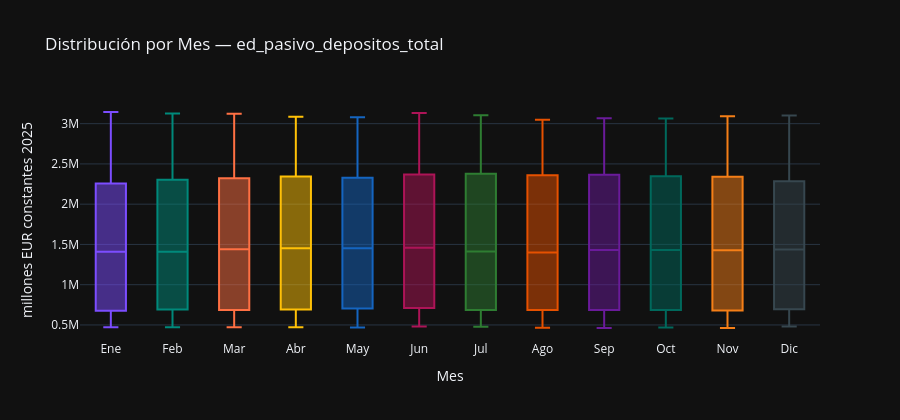

Notebook code for this chart:
### Markdown cell above
### Análisis:

`ed_pasivo_depositos_total` no contiene valores atípicos: el criterio IQR (1,5×) y el z-score (>3) identifican cero outliers. Los diez valores extremos corresponden a los puntos inicial y final de la trayectoria, no a anomalías. Los cinco mínimos se concentran entre agosto de 1974 y mayo de 1975, con el mínimo absoluto de 462.076,108 millones en noviembre de 1974. Los cinco máximos se sitúan todos en 2009, entre enero y julio, con el máximo absoluto de 3.144.888,332 millones en enero, lo que ubica el pico de la serie en el primer semestre de ese año. La ausencia de outliers es coherente con una serie de stock contable de evolución suave y reproduce el resultado de `ed_activo_total`.

### Code cell
if DATASET_CONFIG['frecuencia_original'] == 'trimestral':
    y_periodo = y.index.quarter.map({1:'T1', 2:'T2', 3:'T3', 4:'T4'})
    titulo_grupo = 'Trimestre'
    orden_periodos = ['T1', 'T2', 'T3', 'T4']
elif DATASET_CONFIG['frecuencia_original'] == 'mensual':
    meses = ['Ene','Feb','Mar','Abr','May','Jun','Jul','Ago','Sep','Oct','Nov','Dic']
    y_periodo = y.index.month.map({i+1: m for i, m in enumerate(meses)})
    titulo_grupo = 'Mes'
    orden_periodos = meses
else:
    meses = ['Ene','Feb','Mar','Abr','May','Jun','Jul','Ago','Sep','Oct','Nov','Dic']
    y_periodo = y.index.month.map({i+1: m for i, m in enumerate(meses)})
    titulo_grupo = 'Mes'
    orden_periodos = meses

colores_bp = ['#7C4DFF', '#00897B', '#FF7043', '#FFC107',
               '#1565C0', '#AD1457', '#2E7D32', '#E65100',
               '#6A1B9A', '#00695C', '#F57F17', '#37474F']

df_box = pd.DataFrame({
    'periodo': y_periodo.values,
    'valor': y.values,
    'fecha': y.index.strftime('%Y-%m-%d'),
})
df_box['periodo'] = pd.Categorical(df_box['periodo'],
                                    categories=[p for p in orden_periodos if p in df_box['periodo'].values],
                                    ordered=True)

fig = px.box(
    df_box, x='periodo', y='valor', color='periodo',
    hover_data=['fecha'],
    title=f'Distribución por {titulo_grupo} — {VAR_PRINCIPAL}',
    labels={'valor': UNIDADES, 'periodo': titulo_grupo, 'fecha': 'Fecha'},
    color_discrete_sequence=colores_bp,
    category_orders={'periodo': orden_periodos},
)
fig.update_layout(showlegend=False, height=420)
fig.show()

### Figure 1 — Plotly figure (JSON) as saved in the notebook; plotly's stock layout.template omitted (floating-point values rounded to 4 significant figures)
{"data": [{"alignmentgroup": "True", "customdata": [["1975-01-01"], ["1976-01-01"], ["1977-01-01"], ["1978-01-01"], ["1979-01-01"], ["1980-01-01"], ["1981-01-01"], ["1982-01-01"], ["1983-01-01"], ["1984-01-01"], ["1985-01-01"], ["1986-01-01"], ["1987-01-01"], ["1988-01-01"], ["1989-01-01"], ["1990-01-01"], ["1991-01-01"], ["1992-01-01"], ["1993-01-01"], ["1994-01-01"], ["1995-01-01"], ["1996-01-01"], ["1997-01-01"], ["1998-01-01"], ["1999-01-01"], ["2000-01-01"], ["2001-01-01"], ["2002-01-01"], ["2003-01-01"], ["2004-01-01"], ["2005-01-01"], ["2006-01-01"], ["2007-01-01"], ["2008-01-01"], ["2009-01-01"], ["2010-01-01"], ["2011-01-01"], ["2012-01-01"], ["2013-01-01"], ["2014-01-01"], ["2015-01-01"], ["2016-01-01"], ["2017-01-01"], ["2018-01-01"], ["2019-01-01"], ["2020-01-01"], ["2021-01-01"], ["2022-01-01"], ["2023-01-01"], ["2024-01-01"], ["2025-01-01"]], "hovertemplate": "Mes=%{x}<br>millones EUR constantes 2025=%{y}<br>Fecha=%{customdata[0]}<extra></extra>", "legendgroup": "Ene", "marker": {"color": "#7C4DFF"}, "name": "Ene", "notched": false, "offsetgroup": "Ene", "orientation": "v", "showlegend": true, "type": "box", "x": ["Ene", "Ene", "Ene", "Ene", "Ene", "Ene", "Ene", "Ene", "Ene", "Ene", "Ene", "Ene", "Ene", "Ene", "Ene", "Ene", "Ene", "Ene", "Ene", "Ene", "Ene", "Ene", "Ene", "Ene", "Ene", "Ene", "Ene", "Ene", "Ene", "Ene", "Ene", "Ene", "Ene", "Ene", "Ene", "Ene", "Ene", "Ene", "Ene", "Ene", "Ene", "Ene", "Ene", "Ene", "Ene", "Ene", "Ene", "Ene", "Ene", "Ene", "Ene"], "x0": " ", "xaxis": "x", "y": [472100.0, 495600.0, 510100.0, 488500.0, 487800.0, 507400.0, 537100.0, 562800.0, 580500.0, 610500.0, 646000.0, 652700.0, 665100.0, 709500.0, 759500.0, 795700.0, 861700.0, 914300.0, 949900.0, 1092000.0, 1128000.0, 1218000.0, 1239000.0, 1325000.0, 1379000.0, 1409000.0, 1528000.0, 1633000.0, 1690000.0, 1852000.0, 1960000.0, 2266000.0, 2550000.0, 2825000.0, 3145000.0, 3089000.0, 2948000.0, 2912000.0, 2761000.0, 2535000.0, 2466000.0, 2430000.0, 2236000.0, 2201000.0, 2169000.0, 2157000.0, 2427000.0, 2431000.0, 2208000.0, 2148000.0, 2200000.0], "y0": " ", "yaxis": "y"}, {"alignmentgroup": "True", "customdata": [["1975-02-01"], ["1976-02-01"], ["1977-02-01"], ["1978-02-01"], ["1979-02-01"], ["1980-02-01"], ["1981-02-01"], ["1982-02-01"], ["1983-02-01"], ["1984-02-01"], ["1985-02-01"], ["1986-02-01"], ["1987-02-01"], ["1988-02-01"], ["1989-02-01"], ["1990-02-01"], ["1991-02-01"], ["1992-02-01"], ["1993-02-01"], ["1994-02-01"], ["1995-02-01"], ["1996-02-01"], ["1997-02-01"], ["1998-02-01"], ["1999-02-01"], ["2000-02-01"], ["2001-02-01"], ["2002-02-01"], ["2003-02-01"], ["2004-02-01"], ["2005-02-01"], ["2006-02-01"], ["2007-02-01"], ["2008-02-01"], ["2009-02-01"], ["2010-02-01"], ["2011-02-01"], ["2012-02-01"], ["2013-02-01"], ["2014-02-01"], ["2015-02-01"], ["2016-02-01"], ["2017-02-01"], ["2018-02-01"], ["2019-02-01"], ["2020-02-01"], ["2021-02-01"], ["2022-02-01"], ["2023-02-01"], ["2024-02-01"], ["2025-02-01"]], "hovertemplate": "Mes=%{x}<br>millones EUR constantes 2025=%{y}<br>Fecha=%{customdata[0]}<extra></extra>", "legendgroup": "Feb", "marker": {"color": "#00897B"}, "name": "Feb", "notched": false, "offsetgroup": "Feb", "orientation": "v", "showlegend": true, "type": "box", "x": ["Feb", "Feb", "Feb", "Feb", "Feb", "Feb", "Feb", "Feb", "Feb", "Feb", "Feb", "Feb", "Feb", "Feb", "Feb", "Feb", "Feb", "Feb", "Feb", "Feb", "Feb", "Feb", "Feb", "Feb", "Feb", "Feb", "Feb", "Feb", "Feb", "Feb", "Feb", "Feb", "Feb", "Feb", "Feb", "Feb", "Feb", "Feb", "Feb", "Feb", "Feb", "Feb", "Feb", "Feb", "Feb", "Feb", "Feb", "Feb", "Feb", "Feb", "Feb"], "x0": " ", "xaxis": "x", "y": [470100.0, 496500.0, 507300.0, 490800.0, 491300.0, 509100.0, 540700.0, 571200.0, 589700.0, 606300.0, 661500.0, 650200.0, 682500.0, 718900.0, 778700.0, 804100.0, 895500.0, 907900.0, 983700.0, 1106000.0, 1143000.0, 1209000.0, 1237000.0, 1365000.0, 1382000.0, 1408000.0, 1529000.0, 1630000.0, 1731000.0, 1862000.0, 1977000.0, 2322000.0, 2584000.0, 2892000.0, 3125000.0, 3075000.0, 2950000.0, 2953000.0, 2780000.0, 2515000.0, 2465000.0, 2443000.0, 2247000.0, 2200000.0, 2163000.0, 2187000.0, 2435000.0, 2415000.0, 2185000.0, 2160000.0, 2218000.0], "y0": " ", "yaxis": "y"}, {"alignmentgroup": "True", "customdata": [["1975-03-01"], ["1976-03-01"], ["1977-03-01"], ["1978-03-01"], ["1979-03-01"], ["1980-03-01"], ["1981-03-01"], ["1982-03-01"], ["1983-03-01"], ["1984-03-01"], ["1985-03-01"], ["1986-03-01"], ["1987-03-01"], ["1988-03-01"], ["1989-03-01"], ["1990-03-01"], ["1991-03-01"], ["1992-03-01"], ["1993-03-01"], ["1994-03-01"], ["1995-03-01"], ["1996-03-01"], ["1997-03-01"], ["1998-03-01"], ["1999-03-01"], ["2000-03-01"], ["2001-03-01"], ["2002-03-01"], ["2003-03-01"], ["2004-03-01"], ["2005-03-01"], ["2006-03-01"], ["2007-03-01"], ["2008-03-01"], ["2009-03-01"], ["2010-03-01"], ["2011-03-01"], ["2012-03-01"], ["2013-03-01"], ["2014-03-01"], ["2015-03-01"], ["2016-03-01"], ["2017-03-01"], ["2018-03-01"], ["2019-03-01"], ["2020-03-01"], ["2021-03-01"], ["2022-03-01"], ["2023-03-01"], ["2024-03-01"], ["2025-03-01"]], "hovertemplate": "Mes=%{x}<br>millones EUR constantes 2025=%{y}<br>Fecha=%{customdata[0]}<extra></extra>", "legendgroup": "Mar", "marker": {"color": "#FF7043"}, "name": "Mar", "notched": false, "offsetgroup": "Mar", "orientation": "v", "showlegend": true, "type": "box", "x": ["Mar", "Mar", "Mar", "Mar", "Mar", "Mar", "Mar", "Mar", "Mar", "Mar", "Mar", "Mar", "Mar", "Mar", "Mar", "Mar", "Mar", "Mar", "Mar", "Mar", "Mar", "Mar", "Mar", "Mar", "Mar", "Mar", "Mar", "Mar", "Mar", "Mar", "Mar", "Mar", "Mar", "Mar", "Mar", "Mar", "Mar", "Mar", "Mar", "Mar", "Mar", "Mar", "Mar", "Mar", "Mar", "Mar", "Mar", "Mar", "Mar", "Mar", "Mar"], "x0": " ", "xaxis": "x", "y": [472600.0, 497400.0, 502600.0, 493900.0, 493400.0, 513900.0, 536800.0, 586100.0, 596300.0, 608600.0, 657500.0, 665700.0, 670800.0, 726800.0, 785000.0, 824700.0, 916100.0, 901400.0, 979500.0, 1076000.0, 1151000.0, 1214000.0, 1241000.0, 1330000.0, 1381000.0, 1440000.0, 1571000.0, 1651000.0, 1729000.0, 1863000.0, 2021000.0, 2336000.0, 2628000.0, 2867000.0, 3122000.0, 3063000.0, 2947000.0, 3019000.0, 2798000.0, 2525000.0, 2499000.0, 2408000.0, 2280000.0, 2232000.0, 2217000.0, 2278000.0, 2473000.0, 2368000.0, 2192000.0, 2138000.0, 2211000.0], "y0": " ", "yaxis": "y"}, {"alignmentgroup": "True", "customdata": [["1975-04-01"], ["1976-04-01"], ["1977-04-01"], ["1978-04-01"], ["1979-04-01"], ["1980-04-01"], ["1981-04-01"], ["1982-04-01"], ["1983-04-01"], ["1984-04-01"], ["1985-04-01"], ["1986-04-01"], ["1987-04-01"], ["1988-04-01"], ["1989-04-01"], ["1990-04-01"], ["1991-04-01"], ["1992-04-01"], ["1993-04-01"], ["1994-04-01"], ["1995-04-01"], ["1996-04-01"], ["1997-04-01"], ["1998-04-01"], ["1999-04-01"], ["2000-04-01"], ["2001-04-01"], ["2002-04-01"], ["2003-04-01"], ["2004-04-01"], ["2005-04-01"], ["2006-04-01"], ["2007-04-01"], ["2008-04-01"], ["2009-04-01"], ["2010-04-01"], ["2011-04-01"], ["2012-04-01"], ["2013-04-01"], ["2014-04-01"], ["2015-04-01"], ["2016-04-01"], ["2017-04-01"], ["2018-04-01"], ["2019-04-01"], ["2020-04-01"], ["2021-04-01"], ["2022-04-01"], ["2023-04-01"], ["2024-04-01"], ["2025-04-01"]], "hovertemplate": "Mes=%{x}<br>millones EUR constantes 2025=%{y}<br>Fecha=%{customdata[0]}<extra></extra>", "legendgroup": "Abr", "marker": {"color": "#FFC107"}, "name": "Abr", "notched": false, "offsetgroup": "Abr", "orientation": "v", "showlegend": true, "type": "box", "x": ["Abr", "Abr", "Abr", "Abr", "Abr", "Abr", "Abr", "Abr", "Abr", "Abr", "Abr", "Abr", "Abr", "Abr", "Abr", "Abr", "Abr", "Abr", "Abr", "Abr", "Abr", "Abr", "Abr", "Abr", "Abr", "Abr", "Abr", "Abr", "Abr", "Abr", "Abr", "Abr", "Abr", "Abr", "Abr", "Abr", "Abr", "Abr", "Abr", "Abr", "Abr", "Abr", "Abr", "Abr", "Abr", "Abr", "Abr", "Abr", "Abr", "Abr", "Abr"], "x0": " ", "xaxis": "x", "y": [470100.0, 498200.0, 502800.0, 485700.0, 489800.0, 517500.0, 541300.0, 588300.0, 583200.0, 610000.0, 663400.0, 664000.0, 681000.0, 730200.0, 786000.0, 848200.0, 890400.0, 897800.0, 1013000.0, 1065000.0, 1133000.0, 1205000.0, 1236000.0, 1305000.0, 1343000.0, 1454000.0, 1565000.0, 1649000.0, 1768000.0, 1873000.0, 2020000.0, 2359000.0, 2599000.0, 2876000.0, 3085000.0, 3025000.0, 2904000.0, 2919000.0, 2743000.0, 2476000.0, 2420000.0, 2390000.0, 2236000.0, 2181000.0, 2168000.0, 2296000.0, 2435000.0, 2409000.0, 2175000.0, 2123000.0, 2214000.0], "y0": " ", "yaxis": "y"}, {"alignmentgroup": "True", "customdata": [["1975-05-01"], ["1976-05-01"], ["1977-05-01"], ["1978-05-01"], ["1979-05-01"], ["1980-05-01"], ["1981-05-01"], ["1982-05-01"], ["1983-05-01"], ["1984-05-01"], ["1985-05-01"], ["1986-05-01"], ["1987-05-01"], ["1988-05-01"], ["1989-05-01"], ["1990-05-01"], ["1991-05-01"], ["1992-05-01"], ["1993-05-01"], ["1994-05-01"], ["1995-05-01"], ["1996-05-01"], ["1997-05-01"], ["1998-05-01"], ["1999-05-01"], ["2000-05-01"], ["2001-05-01"], ["2002-05-01"], ["2003-05-01"], ["2004-05-01"], ["2005-05-01"], ["2006-05-01"], ["2007-05-01"], ["2008-05-01"], ["2009-05-01"], ["2010-05-01"], ["2011-05-01"], ["2012-05-01"], ["2013-05-01"], ["2014-05-01"], ["2015-05-01"], ["2016-05-01"], ["2017-05-01"], ["2018-05-01"], ["2019-05-01"], ["2020-05-01"], ["2021-05-01"], ["2022-05-01"], ["2023-05-01"], ["2024-05-01"], ["2025-05-01"]], "hovertemplate": "Mes=%{x}<br>millones EUR constantes 2025=%{y}<br>Fecha=%{customdata[0]}<extra></extra>", "legendgroup": "May", "marker": {"color": "#1565C0"}, "name": "May", "notched": false, "offsetgroup": "May", "orientation": "v", "showlegend": true, "type": "box", "x": ["May", "May", "May", "May", "May", "May", "May", "May", "May", "May", "May", "May", "May", "May", "May", "May", "May", "May", "May", "May", "May", "May", "May", "May", "May", "May", "May", "May", "May", "May", "May", "May", "May", "May", "May", "May", "May", "May", "May", "May", "May", "May", "May", "May", "May", "May", "May", "May", "May", "May", "May"], "x0": " ", "xaxis": "x", "y": [469600.0, 482100.0, 505500.0, 483600.0, 487100.0, 517100.0, 545800.0, 581600.0, 582700.0, 619800.0, 663700.0, 666400.0, 695000.0, 735500.0, 799600.0, 856700.0, 902100.0, 896900.0, 1048000.0, 1079000.0, 1142000.0, 1195000.0, 1248000.0, 1308000.0, 1369000.0, 1453000.0, 1564000.0, 1663000.0, 1755000.0, 1870000.0, 2037000.0, 2321000.0, 2624000.0, 2874000.0, 3081000.0, 3072000.0, 2942000.0, 2962000.0, 2694000.0, 2491000.0, 2414000.0, 2361000.0, 2236000.0, 2189000.0, 2174000.0, 2330000.0, 2446000.0, 2382000.0, 2200000.0, 2132000.0, 2250000.0], "y0": " ", "yaxis": "y"}, {"alignmentgroup": "True", "customdata": [["1975-06-01"], ["1976-06-01"], ["1977-06-01"], ["1978-06-01"], ["1979-06-01"], ["1980-06-01"], ["1981-06-01"], ["1982-06-01"], ["1983-06-01"], ["1984-06-01"], ["1985-06-01"], ["1986-06-01"], ["1987-06-01"], ["1988-06-01"], ["1989-06-01"], ["1990-06-01"], ["1991-06-01"], ["1992-06-01"], ["1993-06-01"], ["1994-06-01"], ["1995-06-01"], ["1996-06-01"], ["1997-06-01"], ["1998-06-01"], ["1999-06-01"], ["2000-06-01"], ["2001-06-01"], ["2002-06-01"], ["2003-06-01"], ["2004-06-01"], ["2005-06-01"], ["2006-06-01"], ["2007-06-01"], ["2008-06-01"], ["2009-06-01"], ["2010-06-01"], ["2011-06-01"], ["2012-06-01"], ["2013-06-01"], ["2014-06-01"], ["2015-06-01"], ["2016-06-01"], ["2017-06-01"], ["2018-06-01"], ["2019-06-01"], ["2020-06-01"], ["2021-06-01"], ["2022-06-01"], ["2023-06-01"], ["2024-06-01"], ["2025-06-01"]], "hovertemplate": "Mes=%{x}<br>millones EUR constantes 2025=%{y}<br>Fecha=%{customdata[0]}<extra></extra>", "legendgroup": "Jun", "marker": {"color": "#AD1457"}, "name": "Jun", "notched": false, "offsetgroup": "Jun", "orientation": "v", "showlegend": true, "type": "box", "x": ["Jun", "Jun", "Jun", "Jun", "Jun", "Jun", "Jun", "Jun", "Jun", "Jun", "Jun", "Jun", "Jun", "Jun", "Jun", "Jun", "Jun", "Jun", "Jun", "Jun", "Jun", "Jun", "Jun", "Jun", "Jun", "Jun", "Jun", "Jun", "Jun", "Jun", "Jun", "Jun", "Jun", "Jun", "Jun", "Jun", "Jun", "Jun", "Jun", "Jun", "Jun", "Jun", "Jun", "Jun", "Jun", "Jun", "Jun", "Jun", "Jun", "Jun", "Jun"], "x0": " ", "xaxis": "x", "y": [480300.0, 492400.0, 503100.0, 492500.0, 501100.0, 521400.0, 555400.0, 592500.0, 595700.0, 626800.0, 669200.0, 681500.0, 697700.0, 748000.0, 814100.0, 858800.0, 913100.0, 904500.0, 1068000.0, 1115000.0, 1155000.0, 1213000.0, 1281000.0, 1348000.0, 1398000.0, 1458000.0, 1585000.0, 1671000.0, 1771000.0, 1915000.0, 2146000.0, 2355000.0, 2695000.0, 2917000.0, 3133000.0, 3074000.0, 2978000.0, 3003000.0, 2717000.0, 2487000.0, 2423000.0, 2372000.0, 2274000.0, 2199000.0, 2202000.0, 2436000.0, 2469000.0, 2388000.0, 2161000.0, 2125000.0, 2234000.0], "y0": " ", "yaxis": "y"}, {"alignmentgroup": "True", "customdata": [["1974-07-01"], ["1975-07-01"], ["1976-07-01"], ["1977-07-01"], ["1978-07-01"], ["1979-07-01"], ["1980-07-01"], ["1981-07-01"], ["1982-07-01"], ["1983-07-01"], ["1984-07-01"], ["1985-07-01"], ["1986-07-01"], ["1987-07-01"], ["1988-07-01"], ["1989-07-01"], ["1990-07-01"], ["1991-07-01"], ["1992-07-01"], ["1993-07-01"], ["1994-07-01"], ["1995-07-01"], ["1996-07-01"], ["1997-07-01"], ["1998-07-01"], ["1999-07-01"], ["2000-07-01"], ["2001-07-01"], ["2002-07-01"], ["2003-07-01"], ["2004-07-01"], ["2005-07-01"], ["2006-07-01"], ["2007-07-01"], ["2008-07-01"], ["2009-07-01"], ["2010-07-01"], ["2011-07-01"], ["2012-07-01"], ["2013-07-01"], ["2014-07-01"], ["2015-07-01"], ["2016-07-01"], ["2017-07-01"], ["2018-07-01"], ["2019-07-01"], ["2020-07-01"], ["2021-07-01"], ["2022-07-01"], ["2023-07-01"], ["2024-07-01"], ["2025-07-01"]], "hovertemplate": "Mes=%{x}<br>millones EUR constantes 2025=%{y}<br>Fecha=%{customdata[0]}<extra></extra>", "legendgroup": "Jul", "marker": {"color": "#2E7D32"}, "name": "Jul", "notched": false, "offsetgroup": "Jul", "orientation": "v", "showlegend": true, "type": "box", "x": ["Jul", "Jul", "Jul", "Jul", "Jul", "Jul", "Jul", "Jul", "Jul", "Jul", "Jul", "Jul", "Jul", "Jul", "Jul", "Jul", "Jul", "Jul", "Jul", "Jul", "Jul", "Jul", "Jul", "Jul", "Jul", "Jul", "Jul", "Jul", "Jul", "Jul", "Jul", "Jul", "Jul", "Jul", "Jul", "Jul", "Jul", "Jul", "Jul", "Jul", "Jul", "Jul", "Jul", "Jul", "Jul", "Jul", "Jul", "Jul", "Jul", "Jul", "Jul", "Jul"], "x0": " ", "xaxis": "x", "y": [476100.0, 486100.0, 506500.0, 506700.0, 493700.0, 504100.0, 527600.0, 558500.0, 602400.0, 597400.0, 647900.0, 668800.0, 659100.0, 700700.0, 747700.0, 834900.0, 859100.0, 891900.0, 903200.0, 1106000.0, 1119000.0, 1175000.0, 1227000.0, 1283000.0, 1358000.0, 1382000.0, 1442000.0, 1559000.0, 1679000.0, 1778000.0, 1933000.0, 2198000.0, 2406000.0, 2704000.0, 2937000.0, 3103000.0, 3050000.0, 2967000.0, 2943000.0, 2644000.0, 2494000.0, 2417000.0, 2355000.0, 2275000.0, 2187000.0, 2174000.0, 2441000.0, 2482000.0, 2398000.0, 2140000.0, 2145000.0, 2257000.0], "y0": " ", "yaxis": "y"}, {"alignmentgroup": "True", "customdata": [["1974-08-01"], ["1975-08-01"], ["1976-08-01"], ["1977-08-01"], ["1978-08-01"], ["1979-08-01"], ["1980-08-01"], ["1981-08-01"], ["1982-08-01"], ["1983-08-01"], ["1984-08-01"], ["1985-08-01"], ["1986-08-01"], ["1987-08-01"], ["1988-08-01"], ["1989-08-01"], ["1990-08-01"], ["1991-08-01"], ["1992-08-01"], ["1993-08-01"], ["1994-08-01"], ["1995-08-01"], ["1996-08-01"], ["1997-08-01"], ["1998-08-01"], ["1999-08-01"], ["2000-08-01"], ["2001-08-01"], ["2002-08-01"], ["2003-08-01"], ["2004-08-01"], ["2005-08-01"], ["2006-08-01"], ["2007-08-01"], ["2008-08-01"], ["2009-08-01"], ["2010-08-01"], ["2011-08-01"], ["2012-08-01"], ["2013-08-01"], ["2014-08-01"], ["2015-08-01"], ["2016-08-01"], ["2017-08-01"], ["2018-08-01"], ["2019-08-01"], ["2020-08-01"], ["2021-08-01"], ["2022-08-01"], ["2023-08-01"], ["2024-08-01"], ["2025-08-01"]], "hovertemplate": "Mes=%{x}<br>millones EUR constantes 2025=%{y}<br>Fecha=%{customdata[0]}<extra></extra>", "legendgroup": "Ago", "marker": {"color": "#E65100"}, "name": "Ago", "notched": false, "offsetgroup": "Ago", "orientation": "v", "showlegend": true, "type": "box", "x": ["Ago", "Ago", "Ago", "Ago", "Ago", "Ago", "Ago", "Ago", "Ago", "Ago", "Ago", "Ago", "Ago", "Ago", "Ago", "Ago", "Ago", "Ago", "Ago", "Ago", "Ago", "Ago", "Ago", "Ago", "Ago", "Ago", "Ago", "Ago", "Ago", "Ago", "Ago", "Ago", "Ago", "Ago", "Ago", "Ago", "Ago", "Ago", "Ago", "Ago", "Ago", "Ago", "Ago", "Ago", "Ago", "Ago", "Ago", "Ago", "Ago", "Ago", "Ago", "Ago"], "x0": " ", "xaxis": "x", "y": [465000.0, 478900.0, 500600.0, 486700.0, 481000.0, 499200.0, 527600.0, 549700.0, 600900.0, 598100.0, 645300.0, 662500.0, 657100.0, 705700.0, 736500.0, 827800.0, 845900.0, 898900.0, 901400.0, 1092000.0, 1115000.0, 1145000.0, 1190000.0, 1266000.0, 1343000.0, 1369000.0, 1432000.0, 1540000.0, 1668000.0, 1800000.0, 1903000.0, 2134000.0, 2387000.0, 2708000.0, 2973000.0, 3047000.0, 3039000.0, 2932000.0, 2876000.0, 2620000.0, 2468000.0, 2401000.0, 2337000.0, 2259000.0, 2186000.0, 2189000.0, 2438000.0, 2480000.0, 2380000.0, 2115000.0, 2159000.0, 2288000.0], "y0": " ", "yaxis": "y"}, {"alignmentgroup": "True", "customdata": [["1974-09-01"], ["1975-09-01"], ["1976-09-01"], ["1977-09-01"], ["1978-09-01"], ["1979-09-01"], ["1980-09-01"], ["1981-09-01"], ["1982-09-01"], ["1983-09-01"], ["1984-09-01"], ["1985-09-01"], ["1986-09-01"], ["1987-09-01"], ["1988-09-01"], ["1989-09-01"], ["1990-09-01"], ["1991-09-01"], ["1992-09-01"], ["1993-09-01"], ["1994-09-01"], ["1995-09-01"], ["1996-09-01"], ["1997-09-01"], ["1998-09-01"], ["1999-09-01"], ["2000-09-01"], ["2001-09-01"], ["2002-09-01"], ["2003-09-01"], ["2004-09-01"], ["2005-09-01"], ["2006-09-01"], ["2007-09-01"], ["2008-09-01"], ["2009-09-01"], ["2010-09-01"], ["2011-09-01"], ["2012-09-01"], ["2013-09-01"], ["2014-09-01"], ["2015-09-01"], ["2016-09-01"], ["2017-09-01"], ["2018-09-01"], ["2019-09-01"], ["2020-09-01"], ["2021-09-01"], ["2022-09-01"], ["2023-09-01"], ["2024-09-01"], ["2025-09-01"]], "hovertemplate": "Mes=%{x}<br>millones EUR constantes 2025=%{y}<br>Fecha=%{customdata[0]}<extra></extra>", "legendgroup": "Sep", "marker": {"color": "#6A1B9A"}, "name": "Sep", "notched": false, "offsetgroup": "Sep", "orientation": "v", "showlegend": true, "type": "box", "x": ["Sep", "Sep", "Sep", "Sep", "Sep", "Sep", "Sep", "Sep", "Sep", "Sep", "Sep", "Sep", "Sep", "Sep", "Sep", "Sep", "Sep", "Sep", "Sep", "Sep", "Sep", "Sep", "Sep", "Sep", "Sep", "Sep", "Sep", "Sep", "Sep", "Sep", "Sep", "Sep", "Sep", "Sep", "Sep", "Sep", "Sep", "Sep", "Sep", "Sep", "Sep", "Sep", "Sep", "Sep", "Sep", "Sep", "Sep", "Sep", "Sep", "Sep", "Sep", "Sep"], "x0": " ", "xaxis": "x", "y": [462600.0, 476000.0, 500800.0, 484100.0, 483600.0, 499400.0, 529300.0, 552100.0, 607200.0, 602900.0, 652800.0, 669700.0, 662900.0, 700800.0, 746400.0, 826500.0, 849100.0, 909800.0, 940200.0, 1080000.0, 1108000.0, 1167000.0, 1226000.0, 1282000.0, 1342000.0, 1391000.0, 1472000.0, 1583000.0, 1687000.0, 1794000.0, 1932000.0, 2177000.0, 2456000.0, 2776000.0, 3002000.0, 3067000.0, 3010000.0, 2918000.0, 2862000.0, 2620000.0, 2471000.0, 2436000.0, 2332000.0, 2272000.0, 2169000.0, 2170000.0, 2438000.0, 2460000.0, 2399000.0, 2134000.0, 2175000.0, 2285000.0], "y0": " ", "yaxis": "y"}, {"alignmentgroup": "True", "customdata": [["1974-10-01"], ["1975-10-01"], ["1976-10-01"], ["1977-10-01"], ["1978-10-01"], ["1979-10-01"], ["1980-10-01"], ["1981-10-01"], ["1982-10-01"], ["1983-10-01"], ["1984-10-01"], ["1985-10-01"], ["1986-10-01"], ["1987-10-01"], ["1988-10-01"], ["1989-10-01"], ["1990-10-01"], ["1991-10-01"], ["1992-10-01"], ["1993-10-01"], ["1994-10-01"], ["1995-10-01"], ["1996-10-01"], ["1997-10-01"], ["1998-10-01"], ["1999-10-01"], ["2000-10-01"], ["2001-10-01"], ["2002-10-01"], ["2003-10-01"], ["2004-10-01"], ["2005-10-01"], ["2006-10-01"], ["2007-10-01"], ["2008-10-01"], ["2009-10-01"], ["2010-10-01"], ["2011-10-01"], ["2012-10-01"], ["2013-10-01"], ["2014-10-01"], ["2015-10-01"], ["2016-10-01"], ["2017-10-01"], ["2018-10-01"], ["2019-10-01"], ["2020-10-01"], ["2021-10-01"], ["2022-10-01"], ["2023-10-01"], ["2024-10-01"], ["2025-10-01"]], "hovertemplate": "Mes=%{x}<br>millones EUR constantes 2025=%{y}<br>Fecha=%{customdata[0]}<extra></extra>", "legendgroup": "Oct", "marker": {"color": "#00695C"}, "name": "Oct", "notched": false, "offsetgroup": "Oct", "orientation": "v", "showlegend": true, "type": "box", "x": ["Oct", "Oct", "Oct", "Oct", "Oct", "Oct", "Oct", "Oct", "Oct", "Oct", "Oct", "Oct", "Oct", "Oct", "Oct", "Oct", "Oct", "Oct", "Oct", "Oct", "Oct", "Oct", "Oct", "Oct", "Oct", "Oct", "Oct", "Oct", "Oct", "Oct", "Oct", "Oct", "Oct", "Oct", "Oct", "Oct", "Oct", "Oct", "Oct", "Oct", "Oct", "Oct", "Oct", "Oct", "Oct", "Oct", "Oct", "Oct", "Oct", "Oct", "Oct", "Oct"], "x0": " ", "xaxis": "x", "y": [469300.0, 486400.0, 504600.0, 479600.0, 478100.0, 501000.0, 532300.0, 551400.0, 606800.0, 599000.0, 653400.0, 667100.0, 662500.0, 702500.0, 746100.0, 815600.0, 852800.0, 895500.0, 960200.0, 1069000.0, 1100000.0, 1168000.0, 1230000.0, 1274000.0, 1357000.0, 1391000.0, 1470000.0, 1596000.0, 1697000.0, 1800000.0, 1937000.0, 2210000.0, 2482000.0, 2783000.0, 3065000.0, 3024000.0, 2992000.0, 2876000.0, 2812000.0, 2566000.0, 2462000.0, 2419000.0, 2276000.0, 2267000.0, 2126000.0, 2155000.0, 2412000.0, 2416000.0, 2383000.0, 2122000.0, 2177000.0, 2313000.0], "y0": " ", "yaxis": "y"}, {"alignmentgroup": "True", "customdata": [["1974-11-01"], ["1975-11-01"], ["1976-11-01"], ["1977-11-01"], ["1978-11-01"], ["1979-11-01"], ["1980-11-01"], ["1981-11-01"], ["1982-11-01"], ["1983-11-01"], ["1984-11-01"], ["1985-11-01"], ["1986-11-01"], ["1987-11-01"], ["1988-11-01"], ["1989-11-01"], ["1990-11-01"], ["1991-11-01"], ["1992-11-01"], ["1993-11-01"], ["1994-11-01"], ["1995-11-01"], ["1996-11-01"], ["1997-11-01"], ["1998-11-01"], ["1999-11-01"], ["2000-11-01"], ["2001-11-01"], ["2002-11-01"], ["2003-11-01"], ["2004-11-01"], ["2005-11-01"], ["2006-11-01"], ["2007-11-01"], ["2008-11-01"], ["2009-11-01"], ["2010-11-01"], ["2011-11-01"], ["2012-11-01"], ["2013-11-01"], ["2014-11-01"], ["2015-11-01"], ["2016-11-01"], ["2017-11-01"], ["2018-11-01"], ["2019-11-01"], ["2020-11-01"], ["2021-11-01"], ["2022-11-01"], ["2023-11-01"], ["2024-11-01"]], "hovertemplate": "Mes=%{x}<br>millones EUR constantes 2025=%{y}<br>Fecha=%{customdata[0]}<extra></extra>", "legendgroup": "Nov", "marker": {"color": "#F57F17"}, "name": "Nov", "notched": false, "offsetgroup": "Nov", "orientation": "v", "showlegend": true, "type": "box", "x": ["Nov", "Nov", "Nov", "Nov", "Nov", "Nov", "Nov", "Nov", "Nov", "Nov", "Nov", "Nov", "Nov", "Nov", "Nov", "Nov", "Nov", "Nov", "Nov", "Nov", "Nov", "Nov", "Nov", "Nov", "Nov", "Nov", "Nov", "Nov", "Nov", "Nov", "Nov", "Nov", "Nov", "Nov", "Nov", "Nov", "Nov", "Nov", "Nov", "Nov", "Nov", "Nov", "Nov", "Nov", "Nov", "Nov", "Nov", "Nov", "Nov", "Nov", "Nov"], "x0": " ", "xaxis": "x", "y": [462100.0, 490400.0, 507400.0, 484000.0, 482400.0, 508200.0, 535000.0, 554200.0, 611900.0, 605700.0, 655300.0, 667100.0, 668400.0, 717800.0, 760600.0, 836900.0, 867300.0, 918200.0, 989700.0, 1104000.0, 1121000.0, 1193000.0, 1250000.0, 1294000.0, 1385000.0, 1428000.0, 1491000.0, 1627000.0, 1700000.0, 1810000.0, 1919000.0, 2251000.0, 2516000.0, 2822000.0, 3091000.0, 3001000.0, 2965000.0, 2860000.0, 2813000.0, 2549000.0, 2489000.0, 2413000.0, 2260000.0, 2222000.0, 2145000.0, 2185000.0, 2442000.0, 2449000.0, 2366000.0, 2180000.0, 2225000.0], "y0": " ", "yaxis": "y"}, {"alignmentgroup": "True", "customdata": [["1974-12-01"], ["1975-12-01"], ["1976-12-01"], ["1977-12-01"], ["1978-12-01"], ["1979-12-01"], ["1980-12-01"], ["1981-12-01"], ["1982-12-01"], ["1983-12-01"], ["1984-12-01"], ["1985-12-01"], ["1986-12-01"], ["1987-12-01"], ["1988-12-01"], ["1989-12-01"], ["1990-12-01"], ["1991-12-01"], ["1992-12-01"], ["1993-12-01"], ["1994-12-01"], ["1995-12-01"], ["1996-12-01"], ["1997-12-01"], ["1998-12-01"], ["1999-12-01"], ["2000-12-01"], ["2001-12-01"], ["2002-12-01"], ["2003-12-01"], ["2004-12-01"], ["2005-12-01"], ["2006-12-01"], ["2007-12-01"], ["2008-12-01"], ["2009-12-01"], ["2010-12-01"], ["2011-12-01"], ["2012-12-01"], ["2013-12-01"], ["2014-12-01"], ["2015-12-01"], ["2016-12-01"], ["2017-12-01"], ["2018-12-01"], ["2019-12-01"], ["2020-12-01"], ["2021-12-01"], ["2022-12-01"], ["2023-12-01"], ["2024-12-01"]], "hovertemplate": "Mes=%{x}<br>millones EUR constantes 2025=%{y}<br>Fecha=%{customdata[0]}<extra></extra>", "legendgroup": "Dic", "marker": {"color": "#37474F"}, "name": "Dic", "notched": false, "offsetgroup": "Dic", "orientation": "v", "showlegend": true, "type": "box", "x": ["Dic", "Dic", "Dic", "Dic", "Dic", "Dic", "Dic", "Dic", "Dic", "Dic", "Dic", "Dic", "Dic", "Dic", "Dic", "Dic", "Dic", "Dic", "Dic", "Dic", "Dic", "Dic", "Dic", "Dic", "Dic", "Dic", "Dic", "Dic", "Dic", "Dic", "Dic", "Dic", "Dic", "Dic", "Dic", "Dic", "Dic", "Dic", "Dic", "Dic", "Dic", "Dic", "Dic", "Dic", "Dic", "Dic", "Dic", "Dic", "Dic", "Dic", "Dic"], "x0": " ", "xaxis": "x", "y": [480200.0, 504900.0, 527200.0, 502200.0, 497900.0, 524700.0, 548500.0, 574800.0, 600600.0, 613500.0, 662900.0, 677400.0, 683300.0, 727100.0, 771200.0, 838400.0, 873100.0, 924300.0, 991800.0, 1138000.0, 1161000.0, 1219000.0, 1242000.0, 1306000.0, 1379000.0, 1438000.0, 1535000.0, 1651000.0, 1706000.0, 1840000.0, 1953000.0, 2297000.0, 2556000.0, 2847000.0, 3102000.0, 3086000.0, 2966000.0, 2898000.0, 2791000.0, 2501000.0, 2452000.0, 2386000.0, 2249000.0, 2223000.0, 2158000.0, 2157000.0, 2434000.0, 2420000.0, 2230000.0, 2164000.0, 2182000.0], "y0": " ", "yaxis": "y"}], "layout": {"boxmode": "overlay", "height": 420, "legend": {"title": {"text": "Mes"}, "tracegroupgap": 0}, "showlegend": false, "title": {"text": "Distribución por Mes — ed_pasivo_depositos_total"}, "xaxis": {"anchor": "y", "categoryarray": ["Ene", "Feb", "Mar", "Abr", "May", "Jun", "Jul", "Ago", "Sep", "Oct", "Nov", "Dic"], "categoryorder": "array", "domain": [0.0, 1.0], "title": {"text": "Mes"}}, "yaxis": {"anchor": "x", "domain": [0.0, 1.0], "title": {"text": "millones EUR constantes 2025"}}}}
